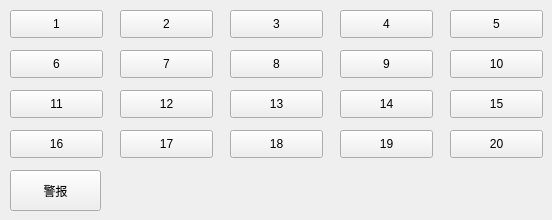
    <widget class="QWidget" name="tab_2">
     <attribute name="title">
      <string>电梯2</string>
     </attribute>
     <widget class="QPushButton" name="pushButton201">
      <property name="geometry">
       <rect>
        <x>10</x>
        <y>10</y>
        <width>93</width>
        <height>28</height>
       </rect>
      </property>
      <property name="text">
       <string>1</string>
      </property>
     </widget>
     <widget class="QPushButton" name="pushButton202">
      <property name="geometry">
       <rect>
        <x>120</x>
        <y>10</y>
        <width>93</width>
        <height>28</height>
       </rect>
      </property>
      <property name="text">
       <string>2</string>
      </property>
     </widget>
     <widget class="QPushButton" name="pushButton203">
      <property name="geometry">
       <rect>
        <x>230</x>
        <y>10</y>
        <width>93</width>
        <height>28</height>
       </rect>
      </property>
      <property name="text">
       <string>3</string>
      </property>
     </widget>
     <widget class="QPushButton" name="pushButton204">
      <property name="geometry">
       <rect>
        <x>340</x>
        <y>10</y>
        <width>93</width>
        <height>28</height>
       </rect>
      </property>
      <property name="text">
       <string>4</string>
      </property>
     </widget>
     <widget class="QPushButton" name="pushButton205">
      <property name="geometry">
       <rect>
        <x>450</x>
        <y>10</y>
        <width>93</width>
        <height>28</height>
       </rect>
      </property>
      <property name="text">
       <string>5</string>
      </property>
     </widget>
     <widget class="QPushButton" name="pushButton206">
      <property name="geometry">
       <rect>
        <x>10</x>
        <y>50</y>
        <width>93</width>
        <height>28</height>
       </rect>
      </property>
      <property name="text">
       <string>6</string>
      </property>
     </widget>
     <widget class="QPushButton" name="pushButton208">
      <property name="geometry">
       <rect>
        <x>230</x>
        <y>50</y>
        <width>93</width>
        <height>28</height>
       </rect>
      </property>
      <property name="text">
       <string>8</string>
      </property>
     </widget>
     <widget class="QPushButton" name="pushButton207">
      <property name="geometry">
       <rect>
        <x>120</x>
        <y>50</y>
        <width>93</width>
        <height>28</height>
       </rect>
      </property>
      <property name="text">
       <string>7</string>
      </property>
     </widget>
     <widget class="QPushButton" name="pushButton218">
      <property name="geometry">
       <rect>
        <x>230</x>
        <y>130</y>
        <width>93</width>
        <height>28</height>
       </rect>
      </property>
      <property name="text">
       <string>18</string>
      </property>
     </widget>
     <widget class="QPushButton" name="pushButton219">
      <property name="geometry">
       <rect>
        <x>340</x>
        <y>130</y>
        <width>93</width>
        <height>28</height>
       </rect>
      </property>
      <property name="text">
       <string>19</string>
      </property>
     </widget>
     <widget class="QPushButton" name="pushButton220">
      <property name="geometry">
       <rect>
        <x>450</x>
        <y>130</y>
        <width>93</width>
        <height>28</height>
       </rect>
      </property>
      <property name="text">
       <string>20</string>
      </property>
     </widget>
     <widget class="QPushButton" name="pushButton217">
      <property name="geometry">
       <rect>
        <x>120</x>
        <y>130</y>
        <width>93</width>
        <height>28</height>
       </rect>
      </property>
      <property name="text">
       <string>17</string>
      </property>
     </widget>
     <widget class="QPushButton" name="pushButton216">
      <property name="geometry">
       <rect>
        <x>10</x>
        <y>130</y>
        <width>93</width>
        <height>28</height>
       </rect>
      </property>
      <property name="text">
       <string>16</string>
      </property>
     </widget>
     <widget class="QPushButton" name="pushButton215">
      <property name="geometry">
       <rect>
        <x>450</x>
        <y>90</y>
        <width>93</width>
        <height>28</height>
       </rect>
      </property>
      <property name="text">
       <string>15</string>
      </property>
     </widget>
     <widget class="QPushButton" name="pushButton214">
      <property name="geometry">
       <rect>
        <x>340</x>
        <y>90</y>
        <width>93</width>
        <height>28</height>
       </rect>
      </property>
      <property name="text">
       <string>14</string>
      </property>
     </widget>
     <widget class="QPushButton" name="pushButton213">
      <property name="geometry">
       <rect>
        <x>230</x>
        <y>90</y>
        <width>93</width>
        <height>28</height>
       </rect>
      </property>
      <property name="text">
       <string>13</string>
      </property>
     </widget>
     <widget class="QPushButton" name="pushButton212">
      <property name="geometry">
       <rect>
        <x>120</x>
        <y>90</y>
        <width>93</width>
        <height>28</height>
       </rect>
      </property>
      <property name="text">
       <string>12</string>
      </property>
     </widget>
     <widget class="QPushButton" name="pushButton211">
      <property name="geometry">
       <rect>
        <x>10</x>
        <y>90</y>
        <width>93</width>
        <height>28</height>
       </rect>
      </property>
      <property name="text">
       <string>11</string>
      </property>
     </widget>
     <widget class="QPushButton" name="pushButton210">
      <property name="geometry">
       <rect>
        <x>450</x>
        <y>50</y>
        <width>93</width>
        <height>28</height>
       </rect>
      </property>
      <property name="text">
       <string>10</string>
      </property>
     </widget>
     <widget class="QPushButton" name="pushButton209">
      <property name="geometry">
       <rect>
        <x>340</x>
        <y>50</y>
        <width>93</width>
        <height>28</height>
       </rect>
      </property>
      <property name="text">
       <string>9</string>
      </property>
     </widget>
     <widget class="QPushButton" name="alarm2">
      <property name="geometry">
       <rect>
        <x>10</x>
        <y>170</y>
        <width>91</width>
        <height>41</height>
       </rect>
      </property>
      <property name="text">
       <string>警报</string>
      </property>
     </widget>
    </widget>
